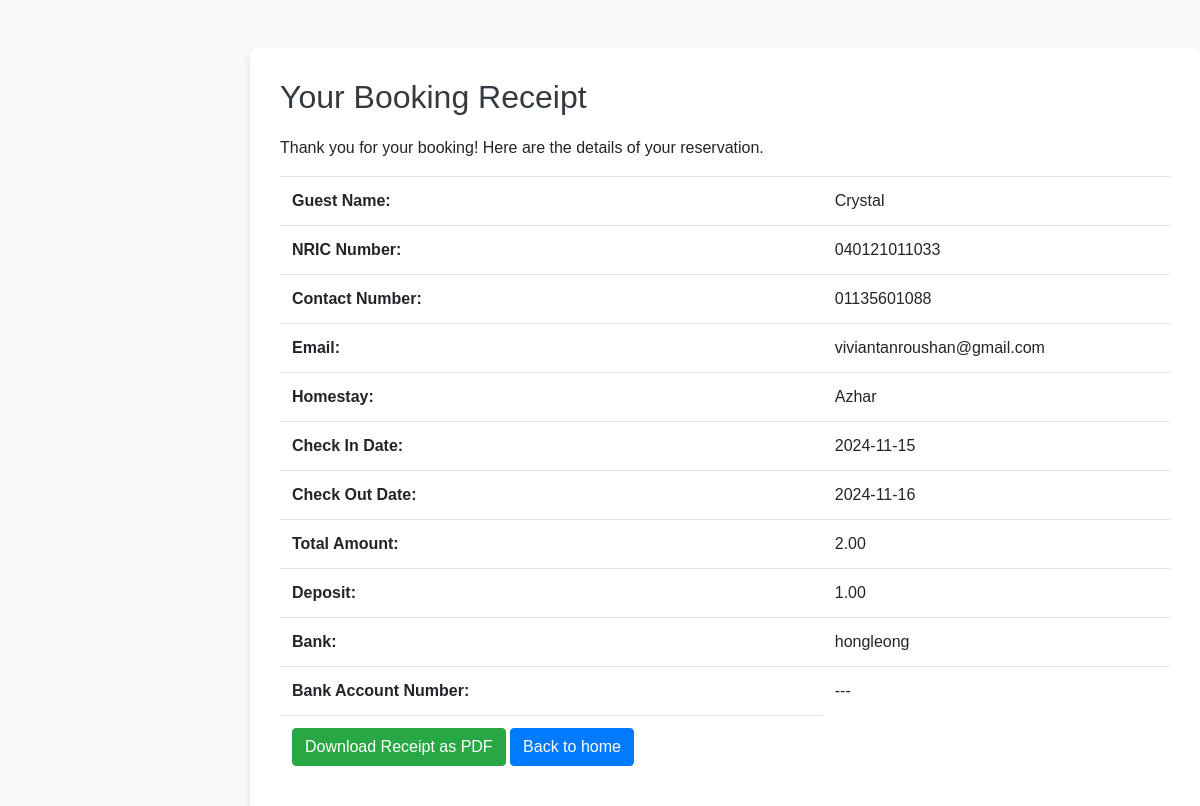
The page /booking_details.php on the database its author committed.
### tables this page shows
CREATE TABLE `tbl_bookings` (
  `booking_id` int NOT NULL,
  `homestay_id` int NOT NULL,
  `guest_name` varchar(50) NOT NULL,
  `nric_number` varchar(12) NOT NULL,
  `contact_number` varchar(15) NOT NULL,
  `email` varchar(100) DEFAULT NULL,
  `check_in_date` date NOT NULL,
  `check_out_date` date NOT NULL,
  `month` int NOT NULL,
  `total_amount` decimal(10,2) NOT NULL,
  `deposit` decimal(10,2) DEFAULT NULL,
  `bank` varchar(100) NOT NULL,
  `bank_account_number` varchar(100) NOT NULL,
  `payment_status` varchar(100) NOT NULL
);

CREATE TABLE `tbl_homestays` (
  `homestay_id` int NOT NULL,
  `name_homestay` varchar(255) NOT NULL,
  `max_guest` int DEFAULT NULL,
  `num_room` int DEFAULT NULL,
  `price` decimal(10,2) NOT NULL,
  `deposit` decimal(10,2) NOT NULL,
  `check_in_time` time NOT NULL,
  `check_out_time` time NOT NULL,
  `location` varchar(255) NOT NULL,
  `description` text,
  `rules` text,
  `amenities` text,
  `contact_person` varchar(255) NOT NULL,
  `contact_number` varchar(15) NOT NULL,
  `alternate_contact_person` varchar(255) DEFAULT NULL,
  `alternate_contact_number` varchar(15) DEFAULT NULL,
  `image` varchar(255) DEFAULT NULL
);

### booking_details.php (the view, shortened to what this page needs)
<?php
    include "includes/config.php";
    $result_max_id = mysqli_query($conn, "SELECT MAX(booking_id) AS max_booking_id FROM tbl_bookings");
    $row_max_id = mysqli_fetch_assoc($result_max_id);
    $booking_id = $row_max_id['max_booking_id'];
    $result = mysqli_query($conn, "
        SELECT b.guest_name, b.nric_number, b.contact_number, b.email,
            h.name_homestay, b.check_in_date, b.check_out_date, b.total_amount,
            b.deposit, b.bank, b.bank_account_number
        FROM tbl_bookings b
        JOIN tbl_homestays h ON b.homestay_id = h.homestay_id
        WHERE b.booking_id = '$booking_id'");
    if ($result && mysqli_num_rows($result) > 0) {
        $booking = mysqli_fetch_assoc($result);
    } else {
        echo "No booking details found.";
    }
?>
<!DOCTYPE html>
<html lang="en">
<head>
    <link rel="stylesheet" href="https://stackpath.bootstrapcdn.com/bootstrap/4.5.2/css/bootstrap.min.css">
    <link rel="stylesheet" href="https://cdnjs.cloudflare.com/ajax/libs/font-awesome/6.5.1/css/all.min.css">
    <link rel="stylesheet" href="css/style.css">
</head>
<body>
<div class="container mt-5">
    <h2>Your Booking Receipt</h2>
    <p>Thank you for your booking! Here are the details of your reservation.</p>
    <table class="table">
        <tr>
            <th>Guest Name:</th>
            <td><?php echo htmlspecialchars($booking['guest_name']); ?></td>
        </tr>
        <tr>
            <th>NRIC Number:</th>
            <td><?php echo htmlspecialchars($booking['nric_number']); ?></td>
        </tr>
        <tr>
            <th>Contact Number:</th>
            <td><?php echo htmlspecialchars($booking['contact_number']); ?></td>
        </tr>
        <tr>
            <th>Email:</th>
            <td><?php echo htmlspecialchars($booking['email']); ?></td>
        </tr>
        <tr>
            <th>Homestay:</th>
            <td><?php echo htmlspecialchars($booking['name_homestay']); ?></td>
        </tr>
        <tr>
            <th>Check In Date:</th>
            <td><?php echo htmlspecialchars($booking['check_in_date']); ?></td>
        </tr>
        <tr>
            <th>Check Out Date:</th>
            <td><?php echo htmlspecialchars($booking['check_out_date']); ?></td>
        </tr>
        <tr>
            <th>Total Amount:</th>
            <td><?php echo htmlspecialchars($booking['total_amount']); ?></td>
        </tr>
        <tr>
            <th>Deposit:</th>
            <td><?php echo htmlspecialchars($booking['deposit']); ?></td>
        </tr>
        <tr>
            <th>Bank:</th>
            <td><?php echo htmlspecialchars($booking['bank']); ?></td>
        </tr>
        <tr>
            <th>Bank Account Number:</th>
            <td><?php echo htmlspecialchars($booking['bank_account_number']); ?></td>
        </tr>
        <tr>
            <td>
                <a href="download_booking.php?booking_id=<?php echo $booking_id; ?>" class="btn btn-success">Download Receipt as PDF</a>
                <a href="index.php" class="btn btn-primary">Back to home</a>
            </td>
        </tr>
    </table>
</div>
</body>
</html>

### admin/css/style.css (style rules this page uses)
* { margin: 0; padding: 0; list-style: none; box-sizing: border-box; }
a, input, textarea { text-decoration: none; outline: none; color: #444; }
body { font-family: Arial, sans-serif; background-color: #f8f9fa; margin-left: 250px; height: 100%; display: flex; justify-content: center; align-items: center; }
.btn-primary { background-color: #007bff; border-color: #007bff; transition: background-color 0.3s ease, border-color 0.3s ease; }
.container { max-width: 1000px; margin: auto; padding: 30px; background-color: #fff; box-shadow: 0 4px 8px rgba(0, 0, 0, 0.1); border-radius: 8px; }
.container h2 { color: #343a40; margin-bottom: 20px; }

### rows shown on the page
tbl_bookings: guest_name "Crystal", nric_number "040121011033", contact_number "01135601088", email "viviantanroushan@gmail.com", homestay.name_homestay "Azhar", check_in_date "2024-11-15", check_out_date "2024-11-16", total_amount "2.00", deposit "1.00", bank "hongleong", bank_account_number "---"
